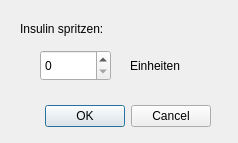
<?xml version="1.0" encoding="UTF-8"?>
<ui version="4.0">
 <class>dlgConfirmBolus</class>
 <widget class="QDialog" name="dlgConfirmBolus">
  <property name="windowModality">
   <enum>Qt::ApplicationModal</enum>
  </property>
  <property name="geometry">
   <rect>
    <x>0</x>
    <y>0</y>
    <width>238</width>
    <height>143</height>
   </rect>
  </property>
  <property name="windowTitle">
   <string>Insulin spritzen</string>
  </property>
  <widget class="QDialogButtonBox" name="buttonBox">
   <property name="geometry">
    <rect>
     <x>10</x>
     <y>100</y>
     <width>201</width>
     <height>32</height>
    </rect>
   </property>
   <property name="orientation">
    <enum>Qt::Horizontal</enum>
   </property>
   <property name="standardButtons">
    <set>QDialogButtonBox::Cancel|QDialogButtonBox::Ok</set>
   </property>
  </widget>
  <widget class="QSpinBox" name="spnBolusValue">
   <property name="geometry">
    <rect>
     <x>40</x>
     <y>50</y>
     <width>71</width>
     <height>31</height>
    </rect>
   </property>
  </widget>
  <widget class="QLabel" name="label">
   <property name="geometry">
    <rect>
     <x>20</x>
     <y>20</y>
     <width>141</width>
     <height>18</height>
    </rect>
   </property>
   <property name="text">
    <string>Insulin spritzen:</string>
   </property>
  </widget>
  <widget class="QLabel" name="label_2">
   <property name="geometry">
    <rect>
     <x>130</x>
     <y>50</y>
     <width>81</width>
     <height>31</height>
    </rect>
   </property>
   <property name="text">
    <string>Einheiten</string>
   </property>
  </widget>
 </widget>
 <resources/>
 <connections>
  <connection>
   <sender>buttonBox</sender>
   <signal>accepted()</signal>
   <receiver>dlgConfirmBolus</receiver>
   <slot>accept()</slot>
   <hints>
    <hint type="sourcelabel">
     <x>248</x>
     <y>254</y>
    </hint>
    <hint type="destinationlabel">
     <x>157</x>
     <y>274</y>
    </hint>
   </hints>
  </connection>
  <connection>
   <sender>buttonBox</sender>
   <signal>rejected()</signal>
   <receiver>dlgConfirmBolus</receiver>
   <slot>reject()</slot>
   <hints>
    <hint type="sourcelabel">
     <x>316</x>
     <y>260</y>
    </hint>
    <hint type="destinationlabel">
     <x>286</x>
     <y>274</y>
    </hint>
   </hints>
  </connection>
 </connections>
</ui>
